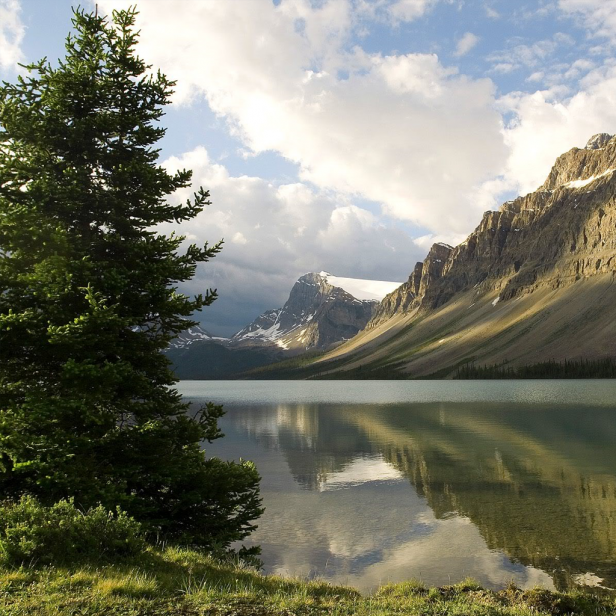
%> input picture Nature.png, 616 x 616 px
$ octave layerCosine.m   (GNU Octave 9; MATLAB toolbox functions it lacks are replaced by stand-ins)
%> lines starting %> are read from the running program, lines starting %| are printed output that depends on the picture
### remapImageUint8.m
%   function remapImage.m
%
%   Take an image which may have positive and negative values and
%   remap the values so that 0 maps to 127 and the range is within
%   0 to 255.
%   If all values are positive, then remap 0 to 0 and range is 0 to 255

function vNormalized = remapImageUint8(image)
if min(image(:)) < 0
    vNormalized = uint8(127 + 128*image/max(abs(image(:))) );
else
    vNormalized = uint8(255*image/max(abs(image(:))) );
end

### make2Dcosine.m
function I = make2Dcosine(N,KX,KY)
%  I = make2Dcosine(N,KX,KY);
%
%  This program displays a 2D cosine wave cos( 2pi/N (KX x + KY y)).
%  where x,y can be float or double.

% cos( KX * X + KY * Y) =  cos( KX * X) * cos( KY * Y) - ...
%                          sin( KX * X) * sin( KY * Y);

%  Note:  X is horizontal,  Y is vertical.   X counts from left to right.
%  Y counts from top to bottom.

I = cos(2*pi/N* (KY * (0:N-1)')) * cos(2*pi/N* KX * (0:N-1))  - ...
    sin(2*pi/N* (KY * (0:N-1)')) * sin(2*pi/N* KX * (0:N-1)) ;

### layerCosine.m
%  Comp 546 Assignment 1
%  Solution Question 2

%  Make an image which is a random texture defined by "1/f noise"
%  (which you need not try to understand at this point in the course).

%N             = 512;
%Ibackground  = makeTexture(N);
Ibackground = double(rgb2gray(imread('nature.png')))./255;
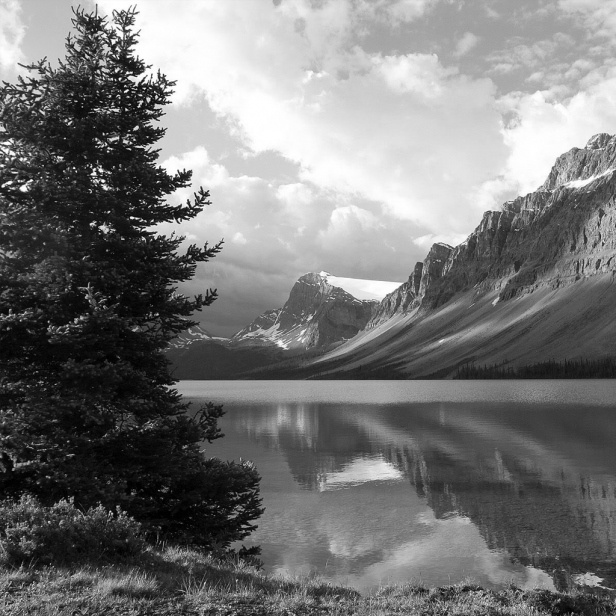
%> Ibackground: size 616x616 double; min 0, max 1, mean 0.464
sizeI = size(Ibackground);
%> sizeI = [616 616]
N = sizeI(1);
%> N = 616

figure

%  Here we use a simple model of image blending in which a constant image
%  is blended with a texture/noise image.

%  Let alpha be the "opacity" of a foreground layer which we will set to
%  be a cosine function and will have constant grey level intensity I_foreground.
%  Note that  1-alpha is the "transparency" of that foreground layer,
%  which is a multiple of the background (texture) layer.

%  A raised cosine function goes from 0 to 1.
raisedCosine         = (make2Dcosine(N, 4, 0) + 1)/2;

alphaMin = 0;       %  You need to change these values.
alphaMax = 0.4;       %       "

%  Define the opacity function for the foreground layer.
alpha = alphaMin + (alphaMax - alphaMin) * raisedCosine;

Iforeground = 1.0;    %  Do not change this.  (Making this smaller would give the
                      %  foreground a dark color.)

%  Blend the (constant) foreground with the background texture.


I = (alpha * Iforeground +  (1-alpha) .* Ibackground ) *  255;
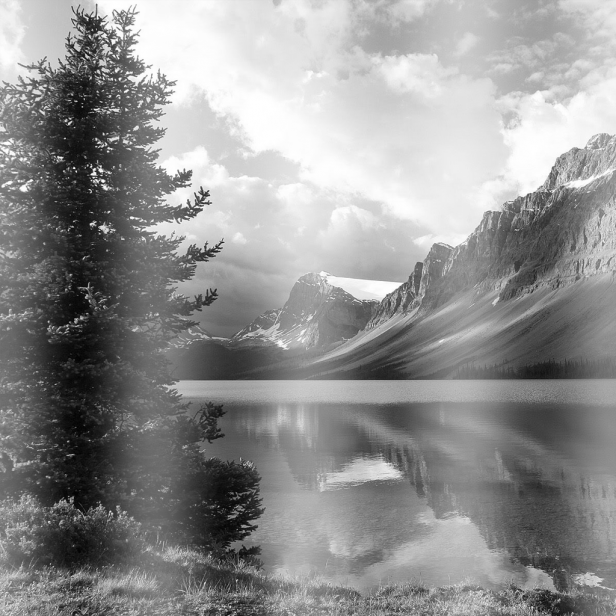
%> I: size 616x616 double; min 2, max 255, mean 145.6
I = remapImageUint8(I);
image(I);
imwrite(I,'layered.png');

colormap(gray(255));
axis square
